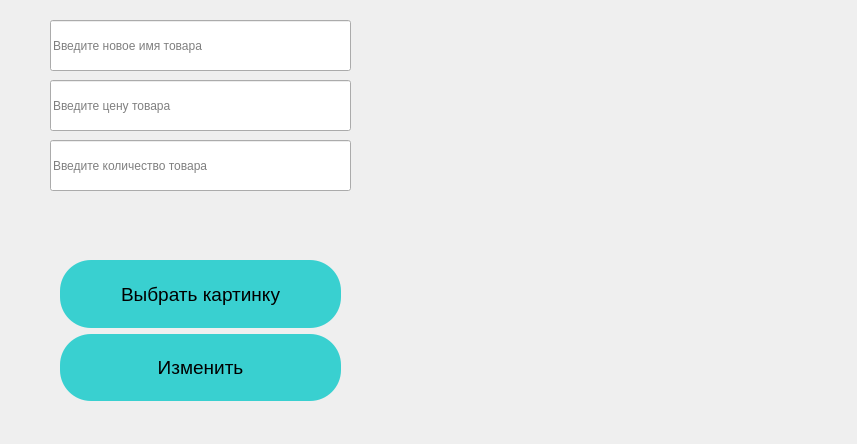
<?xml version="1.0" encoding="UTF-8"?>
<ui version="4.0">
 <class>MainWindow</class>
 <widget class="QMainWindow" name="MainWindow">
  <property name="geometry">
   <rect>
    <x>0</x>
    <y>0</y>
    <width>857</width>
    <height>444</height>
   </rect>
  </property>
  <property name="windowTitle">
   <string>MainWindow</string>
  </property>
  <widget class="QWidget" name="centralwidget">
   <widget class="QLineEdit" name="name_input">
    <property name="geometry">
     <rect>
      <x>50</x>
      <y>20</y>
      <width>301</width>
      <height>51</height>
     </rect>
    </property>
    <property name="placeholderText">
     <string>Введите новое имя товара</string>
    </property>
   </widget>
   <widget class="QLineEdit" name="price_input">
    <property name="geometry">
     <rect>
      <x>50</x>
      <y>80</y>
      <width>301</width>
      <height>51</height>
     </rect>
    </property>
    <property name="placeholderText">
     <string>Введите цену товара</string>
    </property>
   </widget>
   <widget class="QLineEdit" name="count_input">
    <property name="geometry">
     <rect>
      <x>50</x>
      <y>140</y>
      <width>301</width>
      <height>51</height>
     </rect>
    </property>
    <property name="placeholderText">
     <string>Введите количество товара</string>
    </property>
   </widget>
   <widget class="QWidget" name="verticalLayoutWidget">
    <property name="geometry">
     <rect>
      <x>60</x>
      <y>260</y>
      <width>281</width>
      <height>141</height>
     </rect>
    </property>
    <layout class="QVBoxLayout" name="verticalLayout">
     <item>
      <widget class="QPushButton" name="take_photo">
       <property name="sizePolicy">
        <sizepolicy hsizetype="Minimum" vsizetype="Expanding">
         <horstretch>0</horstretch>
         <verstretch>0</verstretch>
        </sizepolicy>
       </property>
       <property name="font">
        <font>
         <family>Segoe UI</family>
         <pointsize>14</pointsize>
        </font>
       </property>
       <property name="styleSheet">
        <string notr="true">QPushButton:hover {
	background-color: #ffdbcc;
}

QPushButton:pressed {
	background-color: #fcb9aa;
}
QPushButton {
	background-color: rgb(57, 208, 208);
	border-radius: 31px;
}</string>
       </property>
       <property name="text">
        <string>Выбрать картинку</string>
       </property>
      </widget>
     </item>
     <item>
      <widget class="QPushButton" name="pushButton">
       <property name="sizePolicy">
        <sizepolicy hsizetype="Minimum" vsizetype="Expanding">
         <horstretch>0</horstretch>
         <verstretch>0</verstretch>
        </sizepolicy>
       </property>
       <property name="font">
        <font>
         <family>Segoe UI</family>
         <pointsize>14</pointsize>
        </font>
       </property>
       <property name="styleSheet">
        <string notr="true">QPushButton:hover {
	background-color: #ffdbcc;
}

QPushButton:pressed {
	background-color: #fcb9aa;
}
QPushButton {
	background-color: rgb(57, 208, 208);
	border-radius: 31px;
}</string>
       </property>
       <property name="text">
        <string>Изменить</string>
       </property>
      </widget>
     </item>
    </layout>
   </widget>
   <widget class="QLabel" name="image_label">
    <property name="geometry">
     <rect>
      <x>390</x>
      <y>30</y>
      <width>431</width>
      <height>351</height>
     </rect>
    </property>
    <property name="text">
     <string/>
    </property>
   </widget>
  </widget>
 </widget>
 <resources/>
 <connections/>
</ui>
